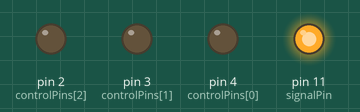
The sketch below on a simulated Arduino Uno, built with avr-gcc and run on an emulated ATmega328P. Parts: output pins drawn as LEDs (lit = HIGH).

Above: at 0.2 s.
At 1.2 s:
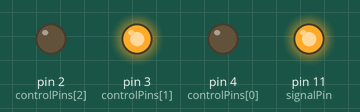
At 1.7 s:
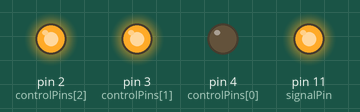
At 2.2 s:
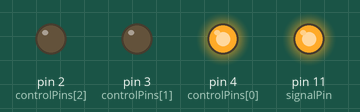
At 3.2 s:
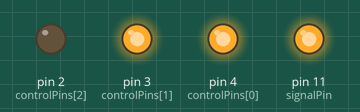
At 4.7 s:
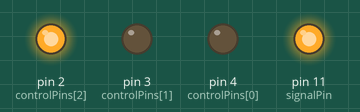
Timing chart, 0 to 5.2 s (numbered marks = the images above):
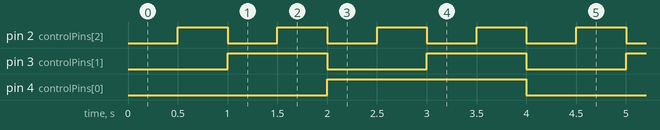

The sketch:

demuxTest.ino
```cpp
String leds[8] = {"000","001","010","011","100","101","110","111"};
int controlPins[3] = {4,3,2}; // Connect to C,B,A in order
int signalPin = 11; // Connect to common

int counter = 0;
void setLED(int i, int state);

void setup() {
  // put your setup code here, to run once:
  for (int i=0;i<3;i++){
    pinMode(controlPins[i], OUTPUT);
  }
  pinMode(signalPin, OUTPUT);
  digitalWrite(signalPin, HIGH);

}


void loop() {
  // put your main code here, to run repeatedly:
  setLED(counter, HIGH);

  counter = (counter + 1) % 8;
  delay(500);
}

void setLED(int i, int state){
  //for (char const &c: leds[i]) {
  String led = leds[i];
  for (int j=0;j<3;j++) {
    if (led[j] == '1') {
      digitalWrite(controlPins[j],HIGH);
    } else {
      digitalWrite(controlPins[j],LOW);
    }
  }
  //digitalWrite(signalPin, state);
}
```

Measured:
- by itself, pin 2 (controlPins[2]): alternates HIGH for 0.50 s and LOW for 0.50 s
- by itself, pin 3 (controlPins[1]): alternates HIGH for 1.0 s and LOW for 1.0 s
- by itself, pin 4 (controlPins[0]): alternates HIGH for 2.0 s and LOW for 2.0 s
